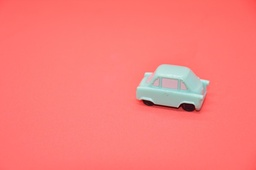
#> input picture IMAGENS/carrinho.jpg, 256 x 170 px, shrunk from 2948 x 1960 before the run; its folder holds 4 pictures in this run
$ jupyter execute deteccao_canny.ipynb
#> lines starting #> are read from the running program, lines starting #| are printed output that depends on the picture; after the words box and inside, x2 and y2 are one past the last pixel; in counts of white or black regions, pixels touching at a corner belong together
[cell 1]
import cv2 as cv
import matplotlib.pyplot as plt
from matplotlib.pyplot import figure
import numpy as np
import os

PATH_IMG = "../IMAGENS/"

PATH = os.getcwd()

print(os.getcwd())
print(os.listdir(PATH_IMG))
print(cv.__version__)

img_original = cv.imread(PATH_IMG + os.listdir(PATH_IMG)[1])
#> img_original is the input picture: shape (170, 256, 3); mean B, G, R 119.8, 123.9, 249.2
img_gray = cv.cvtColor(img_original, cv.COLOR_BGR2GRAY)
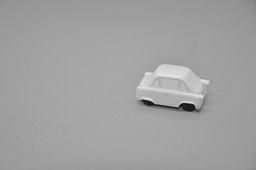
#> img_gray: shape (170, 256); min 12, max 232, mean 160.9

[cell 2]
#=======================================================================
def cm_to_inch(value):
    return value/2.54
#=======================================================================
def filtro_espacial(img, kernel):
    img_temp = np.zeros_like(img, dtype=np.float32)

    lk = kernel.shape[0]
    ck = kernel.shape[1]

    llin = int(lk/2)
    lcol = int(ck/2)

    res = 0
    for i in range(llin, img.shape[0] - llin):
        for j in range(lcol, img.shape[1] - lcol):
            janela = img[(i-llin):(i+llin+1), (j-lcol):(j+lcol+1)]
            res = janela * kernel

            img_temp[i,j] = np.sum(res)

    return img_temp
#=======================================================================
def gaussian_kernel(size, k, sigma):
#> called with size = 3, k = 1, sigma = 1
    kernel = np.zeros((size,size))

    llin = int(size/2) #supoe impar
    lcol = llin #e quadrado

    for m in range(-llin, llin+1):
        for n in range(-lcol, lcol+1):
            kernel[m+llin, n+lcol] = k*np.exp(-(m**2+n**2) / (2*sigma**2))

    kernel = 1 / np.sum(kernel) * kernel

    return kernel
#=======================================================================
def CannyPessoal(img, t1, t2):

    # Kernel Sobel para X
    Sx = np.array([
    [-1, -2, -1],
    [0, 0, 0],
    [1, 2, 1]
    ])

    # Kernel Sobel para Y
    Sy = Sx.transpose()

    try:
        if img.shape[2] > 1:
            img = cv.cvtColor(img, cv.COLOR_BGR2GRAY)

    except:
        pass
    # O sistema de coordenadas das imagens é o eixo Vertical como Y
    # (crescente de cima para baixo) e o eixo horizontal como X
    # (crescente da esquerda para direita)
    img_sobel_x = filtro_espacial(img, Sx)
    img_sobel_y = filtro_espacial(img, Sy)

    img_sobel_magnitude = np.sqrt(img_sobel_y**2 + img_sobel_x**2)

    img_gradiente = np.arctan2(img_sobel_y, img_sobel_x)
    img_gradiente = np.rad2deg(img_gradiente)

    # No max surpression
    # Código com base no de Levi e Jose Igo
    img2 = img_sobel_magnitude.copy()

    # Supressão de não máximos: mantém apenas os valores máximos locais
    for i in range(1, img_gradiente.shape[0] - 1):
        for j in range(1, img_gradiente.shape[1] - 1):
            if img2[i, j] > 0:  # Se o pixel tiver um valor de gradiente significativo
                theta = img_gradiente[i, j]  # Obtém a direção do gradiente

                # Determina a orientação e compara com os vizinhos apropriados
                if 0 <= theta <= 22.5 or 157.5 <= theta <= 180:
                    if img2[i, j] <= max(img2[i-1, j], img2[i+1, j]):
                        img2[i, j] = 0  # Zera o pixel se não for máximo local
                elif 22.5 < theta <= 67.5:
                    if img2[i, j] <= max(img2[i-1, j-1], img2[i+1, j+1]):
                        img2[i, j] = 0
                elif 67.5 < theta <= 112.5:
                    if img2[i, j] <= max(img2[i, j-1], img2[i, j+1]):
                        img2[i, j] = 0
                elif 112.5 < theta < 157.5:
                    if img2[i, j] <= max(img2[i+1, j-1], img2[i-1, j+1]):
                        img2[i, j] = 0

    nms_img = img2.copy()  # Imagem após a supressão de não máximos

    # Aplicação de limiares duplos
    img_thr = np.zeros_like(nms_img)
    img_thr[nms_img >= t2] = 255  # Marca bordas fortes
    img_thr[(nms_img < t2) & (nms_img >= t1)] = 128  # Marca bordas fracas
    img_thr[nms_img < t1] = 0  # Descarta gradientes muito baixos

    # Realiza a histerese para conectar bordas
    img_hist = img_thr.copy()
    changed = True

    while changed:  # Continua enquanto houver mudanças na imagem
        changed = False
        img_copy = img_hist.copy()

        # Conecta bordas fracas a bordas fortes
        for i in range(1, img_hist.shape[0] - 1):
            for j in range(1, img_hist.shape[1] - 1):
                if img_hist[i, j] == 128:  # Verifica bordas fracas
                    I_r = img_hist[i - 1:i + 2, j - 1:j + 2]  # Vizinhança 3x3
                    if (I_r == 255).any():  # Se houver borda forte próxima
                        img_copy[i, j] = 255  # Converte em borda forte
                        changed = True

        img_hist = img_copy.copy()  # Atualiza a imagem

    # Remove bordas fracas restantes
    img_hist[img_hist == 128] = 0

    return np.uint8(img_hist)

# Detecção de bordas com Canny

[cell 3]
kernel_gaussian = gaussian_kernel(3,1,1)

img_gaussian = filtro_espacial(img_gray, kernel_gaussian)

figure(figsize=(cm_to_inch(10), cm_to_inch(10)))
plt.imshow(img_gaussian, cmap="gray")
plt.title("Img com Gaussiano")

plt.show()

[cell 4]
Sx = np.array([
    [-1, -2, -1],
    [0, 0, 0],
    [1, 2, 1]
])

Sy = Sx.transpose()

img_sobel_horizontal = filtro_espacial(img_gray, Sx)
#> after the loop in filtro_espacial (call 2), `for i in range(llin, img.shape[0] - llin):`:
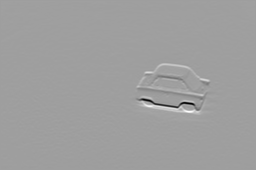
#> img_temp: shape (170, 256) float32; min -780, max 471, mean 0.2; drawn with min black and max white
img_sobel_vertical = filtro_espacial(img_gray, Sy)
#> after the loop in filtro_espacial (call 3), `for i in range(llin, img.shape[0] - llin):`:
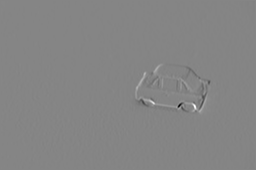
#> img_temp: shape (170, 256) float32; min -567, max 520, mean -0.1; drawn with min black and max white

# img_sobel_horizontal = cv.normalize(img_sobel_horizontal, None, alpha=0, beta=255, norm_type=cv.NORM_MINMAX)
# img_sobel_vertical = cv.normalize(img_sobel_vertical, None, alpha=0, beta=255, norm_type=cv.NORM_MINMAX)

img_sobel_magnitude = np.sqrt(img_sobel_horizontal**2 + img_sobel_vertical**2)
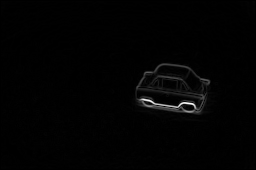
#> img_sobel_magnitude: shape (170, 256) float32; min 0, max 784.9, mean 9.6; drawn with min black and max white

img_gradiente = np.arctan2(img_sobel_vertical, img_sobel_horizontal)
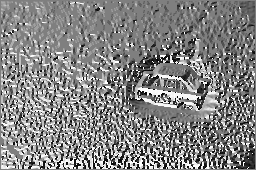
#> img_gradiente: shape (170, 256) float32; min -3.13, max 3.14, mean 0.125; drawn with min black and max white
img_gradiente = np.rad2deg(img_gradiente)

plt.figure(figsize=(cm_to_inch(50), cm_to_inch(50)))

plt.subplot(131)
plt.title("Imagem Sobel Magnitude")
plt.imshow(img_sobel_magnitude, cmap='gray')

plt.subplot(132)
plt.title("Imagem Sobel Gradiente")
plt.imshow(img_gradiente, cmap='gray')

plt.show()

[cell 5]
img_canny = CannyPessoal(img_gray, 70, 120)
#> after the loop in CannyPessoal, `while changed:`:
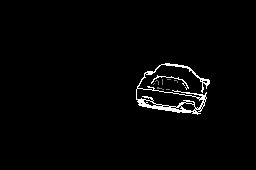
#> img_copy: shape (170, 256) float32; min 0, max 255, mean 5
#> img_canny: shape (170, 256); 1.9% white in thin lines or dots, all inside (x1, y1, x2, y2) = (136, 63, 210, 115)
plt.imshow(img_canny, cmap='gray')
plt.show()
